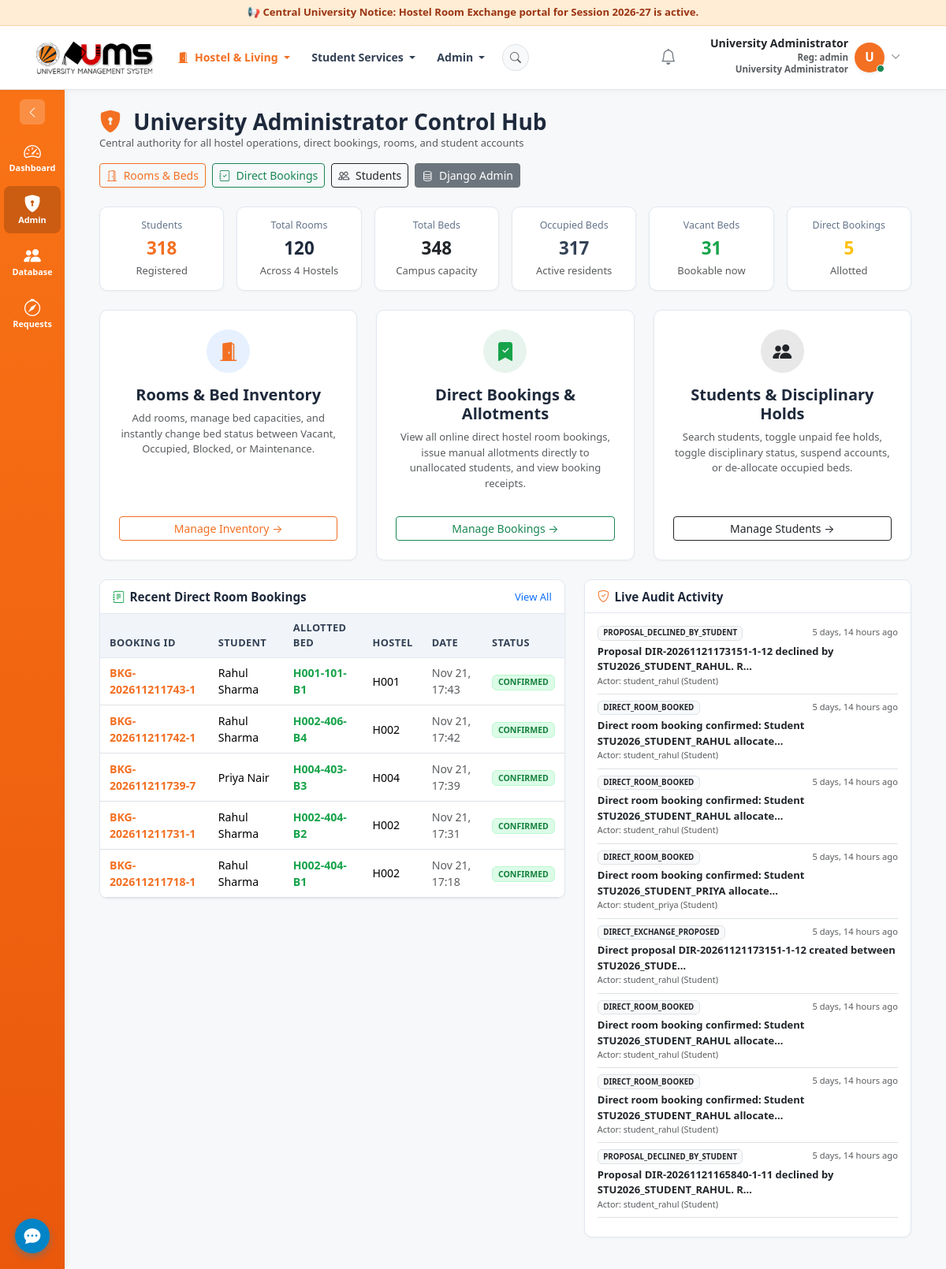
Page /admin-panel/ (signed in) on the earlier database version.
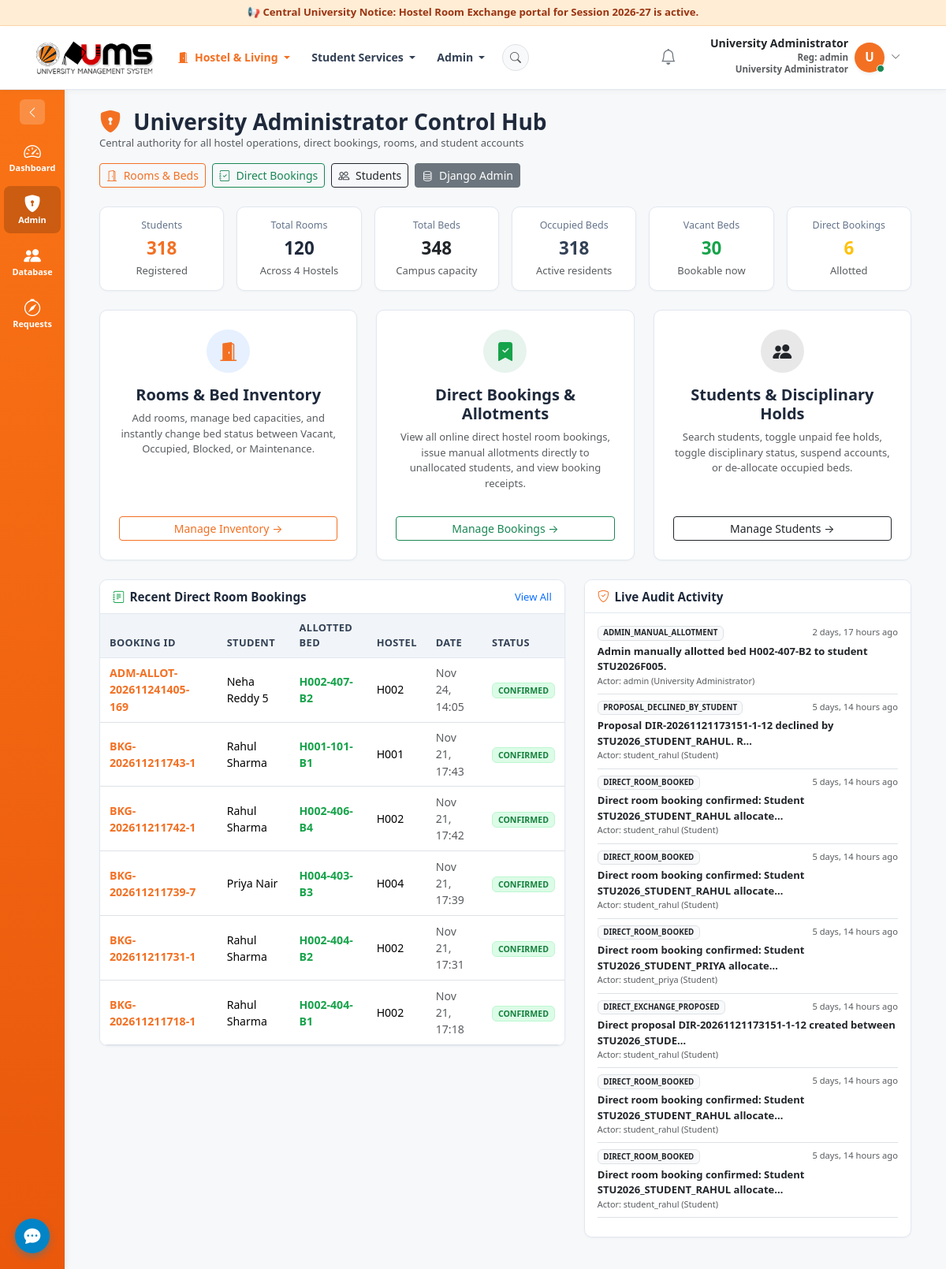
Same page on the later database version.
### allocations/models.py (models this page shows, shortened)
class RoomBooking(models.Model):
    STATUS_CHOICES = [
        ('PENDING', 'Pending Payment/Verification'),
        ('CONFIRMED', 'Confirmed & Allotted'),
        ('CANCELLED', 'Cancelled'),
        ('REJECTED', 'Rejected'),
    ]
    booking_id = models.CharField(max_length=50, unique=True, help_text="e.g. BKG-2026-0001")
    student = models.ForeignKey('students.Student', on_delete=models.CASCADE, related_name='direct_bookings')
    bed = models.ForeignKey('rooms.Bed', on_delete=models.PROTECT, related_name='bookings')
    academic_year = models.CharField(max_length=20, default='2026-2027')
    annual_fee = models.DecimalField(max_digits=10, decimal_places=2, default=Decimal('0.00'))
    amount_paid = models.DecimalField(max_digits=10, decimal_places=2, default=Decimal('0.00'))
    status = models.CharField(max_length=20, choices=STATUS_CHOICES, default='CONFIRMED')
    booking_date = models.DateTimeField(default=timezone.now)
    remarks = models.TextField(blank=True)
    transaction = models.ForeignKey('finance.FinancialTransaction', on_delete=models.SET_NULL, null=True, blank=True, related_name='booking_record')
    class Meta:
        ordering = ['-booking_date']

### students/models.py (models this page shows, shortened)
class Student(models.Model):
    GENDER_CHOICES = [
        ('Male', 'Male'),
        ('Female', 'Female'),
    ]
    FEE_STATUS_CHOICES = [
        ('PAID', 'Paid'),
        ('PARTIAL', 'Partial'),
        ('UNPAID', 'Unpaid'),
    ]
    DISCIPLINARY_CHOICES = [
        ('CLEAN', 'Clean Record'),
        ('WARNING', 'Warning Issued'),
        ('HOLD', 'Disciplinary Hold'),
    ]
    ACCOUNT_STATUS_CHOICES = [
        ('ACTIVE', 'Active'),
        ('SUSPENDED', 'Suspended'),
        ('INACTIVE', 'Inactive'),
    ]
    STUDENT_TYPE_CHOICES = [
        ('HOSTEL', 'Hostel Resident'),
        ('DAY_SCHOLAR', 'Day Scholar'),
    ]
    user = models.OneToOneField(settings.AUTH_USER_MODEL, on_delete=models.CASCADE, related_name='student_profile')
    student_id = models.CharField(max_length=30, unique=True, help_text="e.g. STU2026001")
    registration_number = models.CharField(max_length=30, unique=True, help_text="e.g. REG2026001 or 12313714")
    full_name = models.CharField(max_length=150)
    email = models.EmailField()
    mobile_number = models.CharField(max_length=20)
    gender = models.CharField(max_length=10, choices=GENDER_CHOICES)
    profile_photograph = models.ImageField(upload_to='students/', blank=True, null=True)
    student_type = models.CharField(
        max_length=20,
        choices=STUDENT_TYPE_CHOICES,
        default='HOSTEL',
        help_text="Designation in Central University Database (Hostel Resident or Day Scholar)"
    )
    course = models.CharField(max_length=100, help_text="e.g. B.Tech Computer Science")
    department = models.CharField(max_length=100)
    academic_year = models.CharField(max_length=20, help_text="e.g. 1st Year, 2nd Year, 3rd Year, 4th Year")
    admission_year = models.PositiveIntegerField(default=2024)
    current_hostel = models.ForeignKey('hostels.Hostel', on_delete=models.SET_NULL, null=True, blank=True, related_name='students')
    current_room = models.ForeignKey('rooms.Room', on_delete=models.SET_NULL, null=True, blank=True, related_name='occupants')
    current_bed = models.ForeignKey('rooms.Bed', on_delete=models.SET_NULL, null=True, blank=True, related_name='current_occupant')
    fee_status = models.CharField(max_length=20, choices=FEE_STATUS_CHOICES, default='PAID')
    disciplinary_status = models.CharField(max_length=20, choices=DISCIPLINARY_CHOICES, default='CLEAN')
    account_status = models.CharField(max_length=20, choices=ACCOUNT_STATUS_CHOICES, default='ACTIVE')
    created_at = models.DateTimeField(auto_now_add=True)
    class Meta:
        ordering = ['student_id']

### rooms/models.py (models this page shows, shortened)
class Bed(models.Model):
    STATUS_CHOICES = [
        ('VACANT', 'Vacant'),
        ('OCCUPIED', 'Occupied'),
        ('BLOCKED', 'Blocked'),
        ('MAINTENANCE', 'Maintenance'),
    ]
    room = models.ForeignKey(Room, on_delete=models.CASCADE, related_name='beds')
    bed_identifier = models.CharField(max_length=20, help_text="e.g. Bed 1, Bed 2 or B1, B2")
    status = models.CharField(max_length=20, choices=STATUS_CHOICES, default='VACANT')
    class Meta:
        unique_together = ['room', 'bed_identifier']
        ordering = ['room', 'bed_identifier']
    @property
    def full_code(self):
        return f"{self.room.hostel.code}-{self.room.room_number}-{self.bed_identifier}"

class Room(models.Model):
    hostel = models.ForeignKey('hostels.Hostel', on_delete=models.CASCADE, related_name='rooms')
    room_number = models.CharField(max_length=20, help_text="Unique room number within hostel, e.g. A101")
    floor = models.PositiveIntegerField(default=1)
    category = models.ForeignKey(RoomCategory, on_delete=models.PROTECT, related_name='rooms')
    is_active = models.BooleanField(default=True)
    class Meta:
        unique_together = ['hostel', 'room_number']
        ordering = ['hostel', 'floor', 'room_number']

### hostels/models.py (models this page shows, shortened)
class Hostel(models.Model):
    GENDER_CHOICES = [
        ('Male', 'Male'),
        ('Female', 'Female'),
    ]
    university = models.ForeignKey(University, on_delete=models.CASCADE, related_name='hostels')
    code = models.CharField(max_length=20, unique=True, help_text="e.g. H001, H002, H003, H004")
    name = models.CharField(max_length=100)
    gender = models.CharField(max_length=10, choices=GENDER_CHOICES)
    address = models.TextField(blank=True)
    total_floors = models.PositiveIntegerField(default=4)
    created_at = models.DateTimeField(auto_now_add=True)
    class Meta:
        ordering = ['code']

### audit/models.py (models this page shows, shortened)
class AuditEntry(models.Model):
    actor = models.ForeignKey(
        settings.AUTH_USER_MODEL,
        on_delete=models.SET_NULL,
        null=True,
        blank=True,
        related_name='audit_entries'
    )
    action = models.CharField(max_length=100)
    entity_type = models.CharField(max_length=100)
    entity_id = models.CharField(max_length=100)
    description = models.TextField()
    ip_address = models.GenericIPAddressField(null=True, blank=True)
    timestamp = models.DateTimeField(auto_now_add=True)
    class Meta:
        ordering = ['-timestamp']
        verbose_name_plural = 'Audit Entries'

### accounts/models.py (models this page shows, shortened)
class User(AbstractUser):
    class Role(models.TextChoices):
        STUDENT = 'STUDENT', 'Student'
        WARDEN = 'WARDEN', 'Hostel Warden'
        CHIEF_WARDEN = 'CHIEF_WARDEN', 'Chief Warden'
        ADMIN = 'ADMIN', 'University Administrator'
        DEAN = 'DEAN', 'Dean of Student Welfare'
    role = models.CharField(
        max_length=20,
        choices=Role.choices,
        default=Role.STUDENT,
        help_text="Role determining platform permissions."
    )
    phone_number = models.CharField(max_length=20, blank=True)
    profile_picture = models.ImageField(upload_to='profiles/', blank=True, null=True)
    @property
    def is_student(self):
        return self.role == self.Role.STUDENT
    @property
    def is_warden(self):
        return self.role == self.Role.WARDEN
    @property
    def is_chief_warden(self):
        return self.role == self.Role.CHIEF_WARDEN
    @property
    def is_admin_user(self):
        return self.role == self.Role.ADMIN or self.is_superuser
    def __str__(self):
        return f"{self.username} ({self.get_role_display()})"

### hostels/admin_views.py (the view)
# urls.py: path('admin-panel/', admin_panel_overview, name='admin_overview'),
@login_required
def admin_panel_overview(request):
    if not verify_admin(request.user):
        messages.error(request, "Administrator privileges required to access Admin Control Panel.")
        return redirect('dashboard_redirect')
    hostels = Hostel.objects.all()
    categories = RoomCategory.objects.all()
    total_students = Student.objects.count()
    total_rooms = Room.objects.count()
    total_beds = Bed.objects.count()
    occupied_beds = Bed.objects.filter(status='OCCUPIED').count()
    vacant_beds = Bed.objects.filter(status='VACANT').count()
    total_bookings = RoomBooking.objects.count()
    total_exchanges = ExchangeProposal.objects.filter(status='COMPLETED').count()
    recent_bookings = RoomBooking.objects.select_related('student', 'bed', 'bed__room', 'bed__room__hostel').order_by('-booking_date')[:8]
    recent_audits = AuditEntry.objects.select_related('actor').order_by('-timestamp')[:8]
    context = {
        'hostels': hostels,
        'categories': categories,
        'total_students': total_students,
        'total_rooms': total_rooms,
        'total_beds': total_beds,
        'occupied_beds': occupied_beds,
        'vacant_beds': vacant_beds,
        'total_bookings': total_bookings,
        'total_exchanges': total_exchanges,
        'recent_bookings': recent_bookings,
        'recent_audits': recent_audits,
    }
    return render(request, 'admin_panel/overview.html', context)

### hostels/admin_views.py (called while the page is built)
def verify_admin(user):
    return user.is_authenticated and (user.is_admin_user or user.is_superuser)

### notifications/context_processors.py (called while the page is built)
def unread_notifications(request):
    if request.user.is_authenticated:
        unread_count = request.user.notifications.filter(is_read=False).count()
        recent_notifications = request.user.notifications.filter(is_read=False)[:5]
        return {
            'unread_notifications_count': unread_count,
            'recent_notifications': recent_notifications,
        }
    return {
        'unread_notifications_count': 0,
        'recent_notifications': [],
    }

### templates/admin_panel/overview.html (shortened to what the changed rows need)
{% extends 'base.html' %}
{% block content %}
<div class="container-fluid">
  <div class="row g-3 mb-4">
    <div class="col-6 col-md-3 col-lg-2">
      <div class="stat-card text-center">
        <div class="stat-lbl">Occupied Beds</div>
        <div class="stat-val text-info">{{ occupied_beds }}</div>
        <small class="text-muted">Active residents</small>
      </div>
    </div>
    <div class="col-6 col-md-3 col-lg-2">
      <div class="stat-card text-center">
        <div class="stat-lbl">Vacant Beds</div>
        <div class="stat-val text-success">{{ vacant_beds }}</div>
        <small class="text-muted">Bookable now</small>
      </div>
    </div>
    <div class="col-6 col-md-3 col-lg-2">
      <div class="stat-card text-center">
        <div class="stat-lbl">Direct Bookings</div>
        <div class="stat-val text-warning">{{ total_bookings }}</div>
        <small class="text-muted">Allotted</small>
      </div>
    </div>
  </div>
  <div class="row g-4">
    <div class="col-12 col-lg-7">
      <div class="card card-custom">
        <div class="card-body p-0">
          <div class="table-responsive">
            <table class="table table-hover align-middle mb-0 small">
              <thead class="table-light">
                <tr>
                  <th>Booking ID</th>
                  <th>Student</th>
                  <th>Allotted Bed</th>
                  <th>Hostel</th>
                  <th>Date</th>
                  <th>Status</th>
                </tr>
              </thead>
              <tbody>
                {% for b in recent_bookings %}
                  <tr>
                    <td class="fw-bold text-primary">{{ b.booking_id }}</td>
                    <td>{{ b.student.full_name }}</td>
                    <td class="fw-bold text-success">{{ b.bed.full_code }}</td>
                    <td>{{ b.bed.room.hostel.code }}</td>
                    <td class="text-muted">{{ b.booking_date|date:"M d, H:i" }}</td>
                    <td><span class="badge bg-success">{{ b.status }}</span></td>
                  </tr>
                {% empty %}
                  <tr>
                    <td colspan="6" class="text-center text-muted p-4">No direct bookings logged yet.</td>
                  </tr>
                {% endfor %}
              </tbody>
            </table>
          </div>
        </div>
      </div>
    </div>
    <div class="col-12 col-lg-5">
      <div class="card card-custom">
        <div class="card-body p-3">
          {% for aud in recent_audits %}
            <div class="mb-2 border-bottom pb-2 small">
              <div class="d-flex justify-content-between">
                <span class="badge bg-light text-dark border">{{ aud.action }}</span>
                <span class="text-muted" style="font-size:0.7rem;">{{ aud.timestamp|timesince }} ago</span>
              </div>
              <div class="text-dark fw-semibold mt-1">{{ aud.description|truncatechars:70 }}</div>
              <div class="text-muted" style="font-size:0.68rem;">Actor: {{ aud.actor|default:'System' }}</div>
            </div>
          {% empty %}
            <div class="text-muted small text-center p-3">No audit activity logged.</div>
          {% endfor %}
        </div>
      </div>
    </div>
  </div>
</div>
{% endblock %}

Differences in the rows shown:
no longer on this page (row unchanged): AuditEntry: action "PROPOSAL_DECLINED_BY_STUDENT", timestamp "5 days, 14 hours", description "Proposal DIR-20261121165840-1-11 declined by STU2026_STUDENT_RAHUL. R…", actor "student_rahul (Student)"
added RoomBooking: booking_id "ADM-ALLOT-202611241405-169", student.full_name "Neha Reddy 5", bed.full_code "H002-407-B2", bed.room.hostel.code "H002", booking_date "Nov 24, 14:05", status "CONFIRMED"
added AuditEntry: action "ADMIN_MANUAL_ALLOTMENT", timestamp "2 days, 17 hours", description "Admin manually allotted bed H002-407-B2 to student STU2026F005.", actor "admin (University Administrator)"
Other differences:
{{ occupied_beds }}: "317" → "318"
{{ vacant_beds }}: "31" → "30"
{{ total_bookings }}: "5" → "6"
